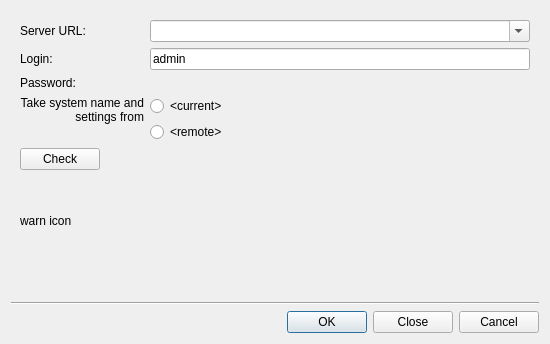
<?xml version="1.0" encoding="UTF-8"?>
<ui version="4.0">
 <class>MergeSystemsDialog</class>
 <widget class="QDialog" name="MergeSystemsDialog">
  <property name="geometry">
   <rect>
    <x>0</x>
    <y>0</y>
    <width>550</width>
    <height>344</height>
   </rect>
  </property>
  <property name="windowTitle">
   <string>Merge Systems...</string>
  </property>
  <property name="modal">
   <bool>true</bool>
  </property>
  <layout class="QVBoxLayout" name="verticalLayout_3">
   <item>
    <widget class="QWidget" name="credentialsWidget" native="true">
     <layout class="QVBoxLayout" name="verticalLayout_2">
      <item>
       <layout class="QFormLayout" name="formLayout">
        <property name="fieldGrowthPolicy">
         <enum>QFormLayout::ExpandingFieldsGrow</enum>
        </property>
        <item row="0" column="0">
         <widget class="QLabel" name="urlLabel">
          <property name="text">
           <string>Server URL:</string>
          </property>
         </widget>
        </item>
        <item row="0" column="1">
         <widget class="QComboBox" name="urlComboBox">
          <property name="sizePolicy">
           <sizepolicy hsizetype="MinimumExpanding" vsizetype="Fixed">
            <horstretch>0</horstretch>
            <verstretch>0</verstretch>
           </sizepolicy>
          </property>
          <property name="editable">
           <bool>true</bool>
          </property>
          <property name="insertPolicy">
           <enum>QComboBox::NoInsert</enum>
          </property>
         </widget>
        </item>
        <item row="1" column="0">
         <widget class="QLabel" name="LoginLabel">
          <property name="text">
           <string>Login:</string>
          </property>
         </widget>
        </item>
        <item row="1" column="1">
         <widget class="QLineEdit" name="loginEdit">
          <property name="text">
           <string notr="true">admin</string>
          </property>
         </widget>
        </item>
        <item row="2" column="0">
         <widget class="QLabel" name="passwordLabel">
          <property name="text">
           <string>Password:</string>
          </property>
         </widget>
        </item>
        <item row="2" column="1">
         <widget class="nx::vms::client::desktop::PasswordInputField" name="passwordEdit" native="true"/>
        </item>
        <item row="3" column="1">
         <layout class="QVBoxLayout" name="verticalLayout">
          <item>
           <widget class="QRadioButton" name="currentSystemRadioButton">
            <property name="text">
             <string notr="true">&lt;current&gt;</string>
            </property>
           </widget>
          </item>
          <item>
           <widget class="QRadioButton" name="remoteSystemRadioButton">
            <property name="text">
             <string notr="true">&lt;remote&gt;</string>
            </property>
           </widget>
          </item>
         </layout>
        </item>
        <item row="3" column="0">
         <widget class="QLabel" name="label">
          <property name="text">
           <string>Take system name and settings from</string>
          </property>
          <property name="alignment">
           <set>Qt::AlignRight|Qt::AlignTop|Qt::AlignTrailing</set>
          </property>
          <property name="wordWrap">
           <bool>true</bool>
          </property>
         </widget>
        </item>
       </layout>
      </item>
      <item>
       <layout class="QHBoxLayout" name="horizontalLayout">
        <item>
         <widget class="QPushButton" name="testConnectionButton">
          <property name="text">
           <string>Check</string>
          </property>
         </widget>
        </item>
        <item>
         <spacer name="horizontalSpacer">
          <property name="orientation">
           <enum>Qt::Horizontal</enum>
          </property>
          <property name="sizeHint" stdset="0">
           <size>
            <width>40</width>
            <height>20</height>
           </size>
          </property>
         </spacer>
        </item>
       </layout>
      </item>
      <item>
       <widget class="QWidget" name="statusWidget" native="true">
        <layout class="QHBoxLayout" name="horizontalLayout_2">
         <item>
          <widget class="QLabel" name="statusIconLabel">
           <property name="maximumSize">
            <size>
             <width>20</width>
             <height>20</height>
            </size>
           </property>
          </widget>
         </item>
         <item>
          <widget class="QnWordWrappedLabel" name="statusLabel" native="true"/>
         </item>
        </layout>
       </widget>
      </item>
      <item>
       <widget class="QWidget" name="warnWidget" native="true">
        <layout class="QGridLayout" name="gridLayout" columnstretch="0,1">
         <property name="leftMargin">
          <number>0</number>
         </property>
         <property name="topMargin">
          <number>0</number>
         </property>
         <property name="rightMargin">
          <number>0</number>
         </property>
         <property name="bottomMargin">
          <number>0</number>
         </property>
         <property name="verticalSpacing">
          <number>0</number>
         </property>
         <item row="0" column="0">
          <widget class="QLabel" name="warnIconLabel">
           <property name="text">
            <string notr="true">warn icon</string>
           </property>
           <property name="alignment">
            <set>Qt::AlignLeading|Qt::AlignLeft|Qt::AlignTop</set>
           </property>
          </widget>
         </item>
         <item row="0" column="1">
          <widget class="QLabel" name="warningLabel">
           <property name="enabled">
            <bool>false</bool>
           </property>
           <property name="text">
            <string notr="true">&lt;Warning label&gt;</string>
           </property>
           <property name="wordWrap">
            <bool>true</bool>
           </property>
          </widget>
         </item>
         <item row="1" column="1">
          <widget class="QLabel" name="contactSupportLabel">
           <property name="text">
            <string notr="true">&lt;We recommend that you consult with support before proceeding.&gt;</string>
           </property>
           <property name="textFormat">
            <enum>Qt::RichText</enum>
           </property>
          </widget>
         </item>
        </layout>
       </widget>
      </item>
     </layout>
    </widget>
   </item>
   <item>
    <spacer name="verticalSpacer">
     <property name="orientation">
      <enum>Qt::Vertical</enum>
     </property>
     <property name="sizeHint" stdset="0">
      <size>
       <width>20</width>
       <height>40</height>
      </size>
     </property>
    </spacer>
   </item>
   <item>
    <widget class="Line" name="line">
     <property name="orientation">
      <enum>Qt::Horizontal</enum>
     </property>
    </widget>
   </item>
   <item>
    <widget class="QnDialogButtonBox" name="buttonBox">
     <property name="orientation">
      <enum>Qt::Horizontal</enum>
     </property>
     <property name="standardButtons">
      <set>QDialogButtonBox::Cancel|QDialogButtonBox::Close|QDialogButtonBox::Ok</set>
     </property>
    </widget>
   </item>
  </layout>
 </widget>
 <customwidgets>
  <customwidget>
   <class>QnWordWrappedLabel</class>
   <extends>QWidget</extends>
   <header location="global">ui/widgets/word_wrapped_label.h</header>
   <container>1</container>
  </customwidget>
  <customwidget>
   <class>QnDialogButtonBox</class>
   <extends>QDialogButtonBox</extends>
   <header location="global">ui/widgets/common/dialog_button_box.h</header>
  </customwidget>
  <customwidget>
   <class>nx::vms::client::desktop::PasswordInputField</class>
   <extends>QWidget</extends>
   <header location="global">nx/vms/client/desktop/common/widgets/password_input_field.h</header>
   <container>1</container>
  </customwidget>
 </customwidgets>
 <tabstops>
  <tabstop>urlComboBox</tabstop>
  <tabstop>loginEdit</tabstop>
  <tabstop>passwordEdit</tabstop>
  <tabstop>currentSystemRadioButton</tabstop>
  <tabstop>remoteSystemRadioButton</tabstop>
  <tabstop>testConnectionButton</tabstop>
 </tabstops>
 <resources/>
 <connections/>
</ui>
